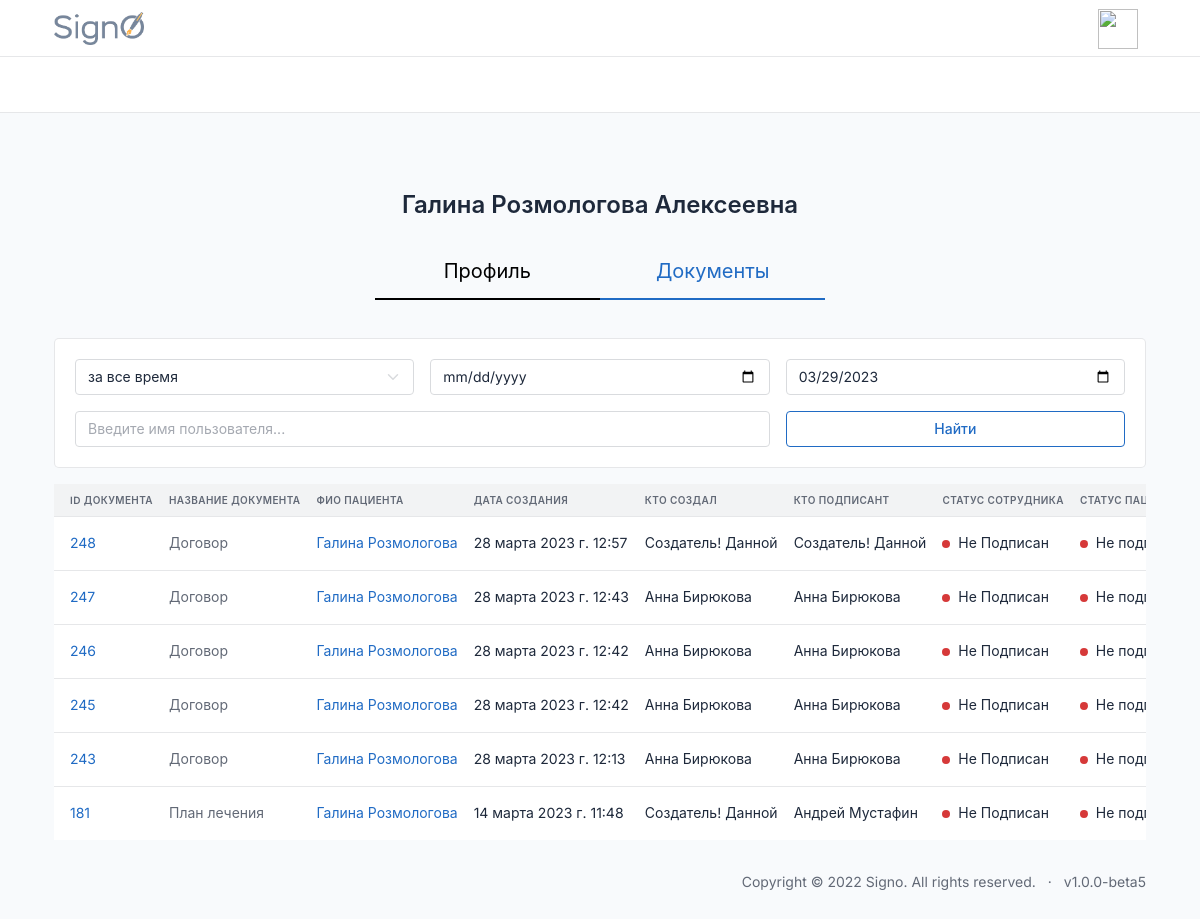
/id/user/user-docs/46/, run on an earlier commit of the app's database.
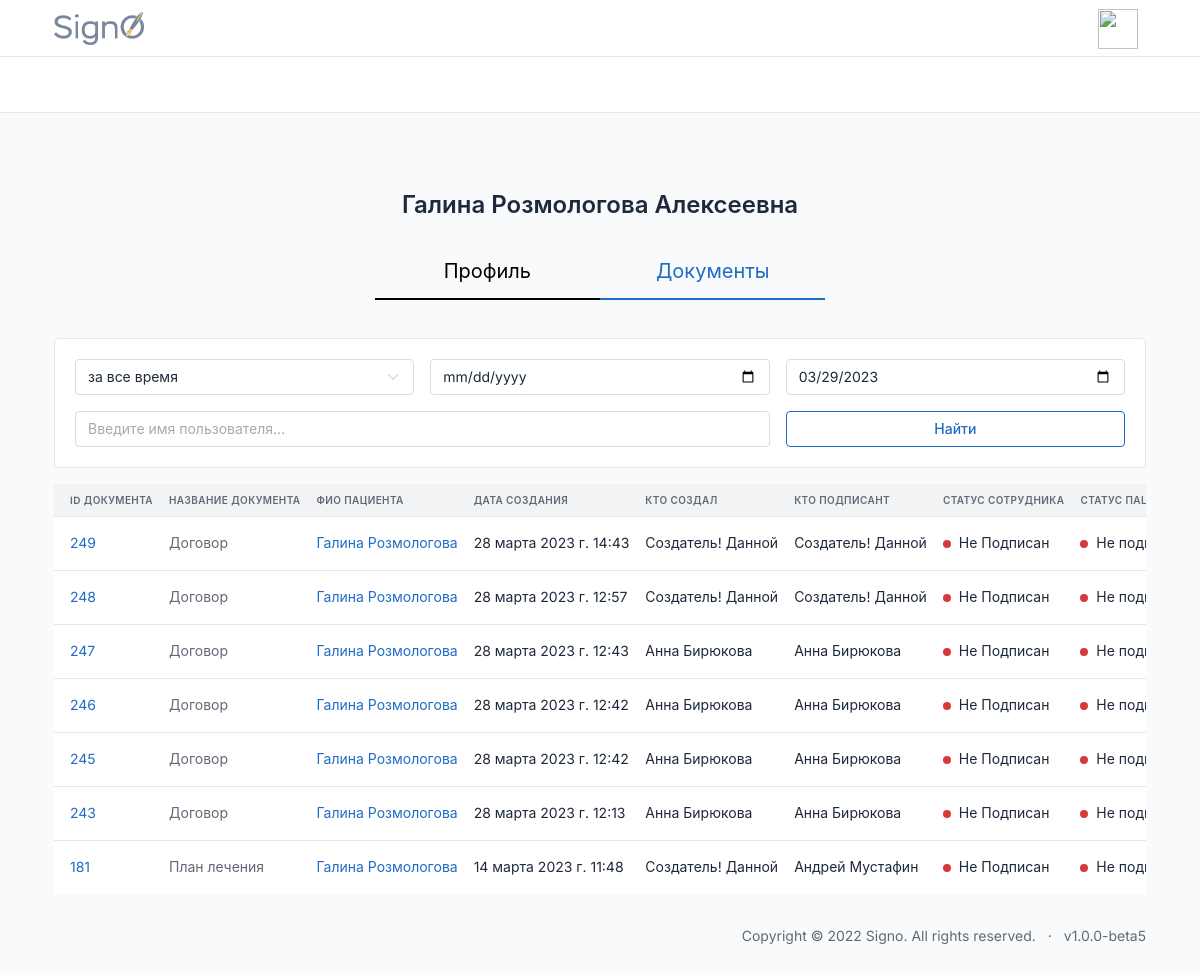
And on a later commit of the database.
### documents/models.py (models this page shows, shortened)
class Document(DateTimeMixin, HiddenDeletedMixin, models.Model):
    user = models.ForeignKey(CustomUser, on_delete=models.CASCADE, null=True, blank=True, related_name='documenter')
    sender = models.ForeignKey(CustomUser, on_delete=models.CASCADE, null=True, related_name='sender', verbose_name='Отправитель')
    recipient = models.ForeignKey(CustomUser, on_delete=models.CASCADE, null=True, related_name='recipient', verbose_name='Получатель')
    founder = models.ForeignKey(CustomUser, on_delete=models.CASCADE, null=True, related_name='founder', verbose_name='Создатель документа')
    document = models.FileField(upload_to='documents/%Y/%m/%d/', blank=True, null=True)
    send_date = models.DateTimeField(auto_now_add=True, verbose_name='Дата отправки', null=True)
    sender_status = models.BooleanField(default=False, blank=True, null=True)
    recipient_status = models.BooleanField(default=False, blank=True, null=True)
    files = models.ForeignKey('DocumentsFiles', on_delete=models.CASCADE, blank=True, null=True)
    type = models.ForeignKey('DocumentType', on_delete=models.CASCADE, blank=True, null=True, related_name='document')
    sig = models.FileField(upload_to='documents/%Y/%m/%d/', blank=True, null=True)
    class Meta:
        verbose_name = 'Документ'
        verbose_name_plural = 'Документы'

class DocumentType(models.Model):
    title = models.CharField(max_length=240, blank=True, null=True)
    DOGOVOR = 'DOGOVOR'
    IDS = 'IDS'
    MEDCARD = 'MEDCARD'
    ADMCARD = 'ADMCARD'
    RENT = 'RENT'
    PLAN = 'PLAN'
    DNEVNIK = 'DNEVNIK'
    OTKAZ = 'OTKAZ'
    UVEDOMLENIE = 'UVEDOMLENIE'
    RECEPT = 'RECEPT'
    RECOMEND = 'RECOMEND'
    TYPE_DOC = [
        (DOGOVOR, 'Договор'),
        (IDS, 'ИДС'),
        (MEDCARD, 'Мед карта'),
        (ADMCARD, 'Адм.карта'),
        (RENT, 'Справка в налоговую'),
        (PLAN, 'План лечения'),
        (DNEVNIK, 'Дневник'),
        (OTKAZ, 'Отказ от мед.вмешательства'),
        (UVEDOMLENIE, 'Уведомление'),
        (RECEPT, 'Рецепт'),
        (RECOMEND, 'Рекомендация стоматолога'),
    ]
    type_document = models.CharField(choices=TYPE_DOC, max_length=240, blank=True, null=True)
    class Meta:
        verbose_name='Тип Документа'
        verbose_name_plural='Типы Документов'
    def __str__(self):
        return self.title

### users/models.py (models this page shows, shortened)
class CustomUser(AbstractBaseUser, PermissionsMixin):
    email = models.EmailField(max_length=254, unique=True, verbose_name='Электронная почта')
    first_name = models.CharField(u"Имя", max_length=100, blank=True, null=True)
    last_name = models.CharField(u"Фамилия", max_length=100, blank=True, null=True)
    patronymic = models.CharField(u"Отчество", max_length=100, blank=True, null=True)
    pasport_series = models.CharField(max_length=12, blank=True, verbose_name='Серия паспорта')
    pasport_number = models.CharField(max_length=12, blank=True, verbose_name='Номер паспорта')
    addres = models.CharField(max_length=240, blank=True, verbose_name='Адрес пользователя')
    user_profile_id = models.IntegerField(blank=True, verbose_name='ID пользователя', null=True)
    phone = models.CharField(max_length=24, verbose_name='Телефон')
    uniq_id = models.CharField(unique=True, max_length=12, blank=True, null=True, verbose_name='Уникальный ID')
    photo = models.ImageField(
        upload_to='users/%Y/%m/%d/',
        blank=True,
        default='../static/images/default_avatar.png',
        verbose_name='Аватар')
    is_active = models.BooleanField(default=True, verbose_name='Активирован')
    is_admin = models.BooleanField(default=False, verbose_name='Администратор')
    is_staff = models.BooleanField(_('staff status'), default=False)
    is_superuser = models.BooleanField(_('super user'), default=False)
    date_joined = models.DateTimeField(u'date joined', blank=True, null=True, default=timezone.now)
    last_login = models.DateTimeField(u'last login', blank=True, null=True)
    groups = models.ManyToManyField(Group, blank=True, null=True, verbose_name='Группы', related_name='groups')
    user_permissions = models.ManyToManyField(Permission, blank=True, null=True, verbose_name='Разрешения', related_name='user_permissions')
    date_of_birthday = models.DateField(blank=True, null=True, verbose_name='Дата Рождения')
    ADMINISTRATOR = 'AD'
    DOCTOR = 'DO'
    CLIENT = 'CL'
    DIRECTOR = 'DI'
    TYPE_ROLE = [
        (ADMINISTRATOR, 'Администратор'),
        (DOCTOR, 'Врач'),
        (CLIENT, 'Клиент'),
        (DIRECTOR, 'Руководитель')
    ]
    type = models.CharField(max_length=6, choices=TYPE_ROLE, default=CLIENT, verbose_name='Тип пользователя')
    ban = models.BooleanField(default=False, verbose_name='Уволен')
    ban_date = models.DateTimeField(verbose_name='дата увольнения', blank=True, null=True)
    ecp = models.BooleanField(default=False, verbose_name='Наличие ЭЦП')
    USERNAME_FIELD = 'email'
    REQUIRED_FIELDS = []
    objects = CustomUserManager()
    class Meta:
        verbose_name='Пользователь'
        verbose_name_plural='Пользователи'

### users/views.py (the view)
# urls.py: path('user/user-docs/<int:pk>/', user_docs, name='user_docs'),
def user_docs(request, pk):
    all_documents = Document.objects.filter(deleted=False, hidden=False, recipient=pk)
    all_documents = filter_all_documents(request, all_documents)
    all_documents = paginate_list(request, all_documents, 20)
    context = {
        'all_documents': all_documents,
        'user': CustomUser.objects.get(pk=pk),
    }
    return render(request, 'users/user-docs.html', context)

### documents/services.py (called while the page is built, shortened)
def filter_all_documents(request, all_documents):
    search_name = request.GET.get('search')
    period = request.GET.get('period')
    try:
        doc_type = request.GET.get('doc_type').upper()
    except:
        doc_type = ''
    try:
        signed = request.GET.get('signed').split('-')
    except:
        signed = ['']
    all_documents = filter_by_name(all_documents, search_name)
    if period:
        start_date, end_date = get_dates(period, all_documents)
        all_documents = all_documents.filter(send_date__range=[start_date, end_date])
    if doc_type:
        all_documents = all_documents.filter(type__type_document=doc_type)
    sort_filter = request.GET.get('sort')
    if sort_filter:
        all_documents = all_documents.order_by(sort_filter)
    return all_documents

def filter_by_name(all_documents, search_name):
    return all_documents.order_by('-send_date')

### utils/services.py (called while the page is built)
def paginate_list(request, list, page_len):
    paginator = Paginator(list, page_len)
    page_number = request.GET.get('page')
    return paginator.get_page(page_number)

### users/templates/users/user-docs.html
{% extends 'index.html' %}{%load static%}
{%block content%}
{%if user.type == 'CL'%}
    <center><h1 style="height:60px;">{{user.first_name}} {{user.last_name}} {{user.patronymic}}</h1></center>
<div class="user-info"id="user-info active"><a href="{%url 'user' user.pk%}"class="">Профиль</a><a href="{%url 'user_docs' user.pk%}"class="active">Документы</a></div>
{%else%}
    <center><h1 style="height:60px;">{{user.first_name}} {{user.last_name}} {{user.patronymic}}</h1></center>
<div class="user-info"id="user-info active"><a href="{%url 'user' user.pk%}"class="">Профиль</a><a href="{%url 'user_docs' user.pk%}"class="active">Пациенты</a></div>
{%endif%}
<div class="col-12">
    {%if user.type == 'CL'%}
      {% include 'common/_info_box_users.html' %}
      {% include 'common/_documents_table.html' %}
    {%else%}
      {% include 'common/_documents_table.html' %}
    {%endif%}
                </div>
              </div>
{%endblock%}

### templates/common/_documents_table.html (shortened to what this page needs)
{% load static %}
{% load extra_tags %}
<div class="table-responsive" >
  <table class="table card-table table-vcenter text-nowrap datatable bg-white" style="">
    <thead>
      <tr>
        <th id="th-id" class='sortable-table-header' onclick="filterByField('id')">ID документа</th>
        <th id="th-type" class='sortable-table-header' onclick="filterByField('type')">название документа</th>
        {% if request.user.type != 'CL' %}
        <th id="th-recipient" class='sortable-table-header' onclick="filterByField('recipient')">фио пациента</th>
        {% endif %}
        <th id="th-send_date" class='sortable-table-header' onclick="filterByField('send_date')">дата создания</th>
        {% if request.user.type != 'CL' %}
        <th id="th-founder" class='sortable-table-header' onclick="filterByField('founder')">кто создал</th>
        {% endif %}
        {% if request.user.type != 'CL' %}
        <th id="th-sender" class='sortable-table-header' onclick="filterByField('sender')">кто подписант</th>
        {% else %}
        <th id="th-sender" class='sortable-table-header' onclick="filterByField('sender')">ФИО сотрудника</th>
        {% endif %}
        {% if request.user.type != 'CL'%}
        <th id="th-recipient_status" class='sortable-table-header' onclick="filterByField('recipient_status')">статус
          сотрудника</th>
        {% endif %}
        {%if request.user.type == 'CL'%}
        <th id="th-sender_status" class='sortable-table-header' onclick="filterByField('sender_status')">статус</th>
        {%else%}
        <th id="th-sender_status" class='sortable-table-header' onclick="filterByField('sender_status')">статус пациента
        </th>
        {%endif%}
      </tr>
    </thead>
    <tbody class="lazy-loading-docs">
      {%for document in all_documents%}
      <tr id="document-row-{{document.id}}" class="lazy-row-docs">
        <td><span class="text-muted"><a href="{{document.document.url}}#" target=”_blank”>{{document.id}}</a></span>
        </td>
        <td><span class="text-muted">{{document.type}}</span></td>
        {% if request.user.type != 'CL' %}
        {% if request.user.type == 'DO' %}
        <td>{{document.recipient.first_name}} {{document.recipient.last_name}}</td>
        {% else %}
        <td><a href="{%url 'user' document.recipient.pk %}">{{document.recipient.first_name}}
            {{document.recipient.last_name}}</a></td>
        {% endif %}
        {% endif %}
        <td>{{document.send_date}}</td>
        {% if request.user.type != 'CL' %}
        <td><a href="{%url 'user' document.founder.pk%}" class="text-reset"
            tabindex="-1">{{document.founder.first_name}} {{document.founder.last_name}}</a></td>
        {% endif %}
        {%if request.user.type == 'CL'%}
        <td class="text-reset" tabindex="-1"><a href="{%url 'user' document.sender.pk%}" class="text-reset"
            tabindex="-1"></a>{{document.sender.first_name}} {{document.sender.last_name}}</td>
        {%else%}
        <td><a href="{%url 'user' document.sender.pk%}" class="text-reset" tabindex="-1">{{document.sender.first_name}}
            {{document.sender.last_name}}</a></td>
        {%endif%}
        {% if request.user.type != 'CL' %}
        <td>
          {%if document.sender_status%}
          <span class="badge bg-success me-1"></span>
          Подписан
          {%else%}
          <span class="badge bg-danger me-1"></span>
          Не Подписан
          {%endif%}
        </td>
        {% endif %}
        <td>
          {%if document.recipient_status%}
          <span class="badge bg-success me-1"></span>
          Подписан
          {%else%}
          <span class="badge bg-danger me-1"></span>
          Не подписан
          {%endif%}
        </td>
      </tr>
      {%endfor%}
    </tbody>
  </table>
</div>

What changed in the data, as far as the page shows it:
added Document: id "249", type "Договор", recipient.first_name "Галина", recipient.last_name "Розмологова", send_date "28 марта 2023 г. 14:43", founder.first_name "Создатель!", founder.last_name "Данной", sender.first_name "Создатель!", sender.last_name "Данной", sender_status False (drawn), recipient_status False (drawn)
